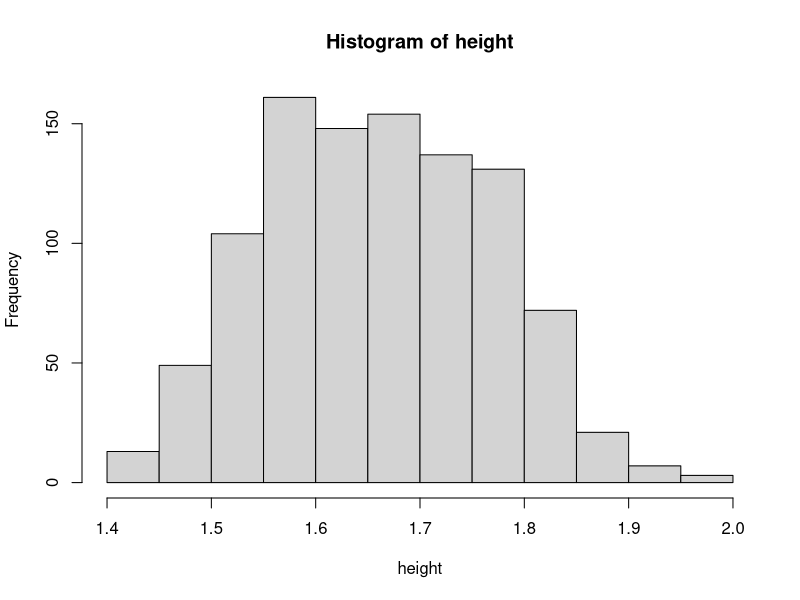

Write R code to recreate this figure.
## ---- chunk 1
set.seed(201505) # To reproduce the same "random" numbers
# These are actual estimated values from the NHANES study.
# We will take these as the true means and standard deviations 
true_mean_men <- 1.74#m
true_mean_women <- 1.58#m
true_sd_men <- 0.08#m
true_sd_women <- 0.07#m

# Generate fake data from the mixture distribution
n <- 1000 # Sample size
true_sex <- rbinom(n, size = 1, prob=0.5) + 1
# Height is normally distributed but with different means and stdevs for men and women.
height <- rnorm(n, c(true_mean_men, true_mean_women)[true_sex], 
                c(true_sd_men, true_sd_women)[true_sex])

# Look at the data
hist(height)
## ---- chunk 2

runit <- function(maxit=3, sep_start=0.2) {
  
  # Choose some starting values. I choose inaccurate ones on purpose here
  guess_mean_men <- mean(height) + sep_start # We need to start with differences
  guess_mean_wom <- mean(height) - sep_start
  guess_sd_men <- sd(height)
  guess_sd_wom <- sd(height)
  
  cat("Iter:\tM:\tF:\tsd(M):\tsd(F):\t\n---------------------------------------\n")
  cat(sprintf("Start\t%1.2f\t%1.2f\t%1.3f\t%1.3f\n", 
              guess_mean_men, guess_mean_wom, 
              guess_sd_men, guess_sd_wom))
  
  for(it in 1:maxit) {
    # Posterior probability of being a man is the estimated proportion of the 
    #    overall height of the probability curve for men+women 
    #    that is made up by the probability curve for men:
    pman <- dnorm(height, mean = guess_mean_men, sd = guess_sd_men)
    pwom <- dnorm(height, mean = guess_mean_wom, sd = guess_sd_wom)
    
    post <- pman / (pman + pwom)
    
    # The means and standard deviations for the groups of men and women are
    #    obtained simply by using the posterior probabilities as weights. 
    # E.g. somebody with posterior 0.8 of being a man is counted 80% towards
    #    the mean of men, and 20% towards that of women.
    guess_mean_men <- weighted.mean(height, w = post)
    guess_mean_wom <- weighted.mean(height, w = 1-post)
    
    guess_sd_men <- sqrt(weighted.mean((height - guess_mean_men)^2, w = post))
    guess_sd_wom <- sqrt(weighted.mean((height - guess_mean_wom)^2, w = 1-post))
    
    # Output some of the results
    cat(sprintf("%d\t%1.2f\t%1.2f\t%1.3f\t%1.3f\n", it,
                guess_mean_men, guess_mean_wom, 
                guess_sd_men, guess_sd_wom))
  }
  
  return(post) # Return the posterior probability of being a man
}
## ---- chunk 3

## Run the model!

# Use height data to run the EM algorithm that estimates the means and stdevs of
#    interest. Some intermediate output will be written to the screen.
post <- runit(maxit=5, sep_start=0.2)
## ---- chunk 4
sex <- as.factor(true_sex)
# Guess woman if posterior probability of being a man is less than 50%:
guess_person_sex <- as.factor(post < 0.5) 
levels(sex) <- levels(guess_person_sex) <- c("Man", "Woman")

knitr::kable(table(guess_person_sex, true_sex))
## ---- chunk 5
table(guess_person_sex, true_sex) |>
  prop.table(2) |>
  knitr::kable(digits = 4)
## ---- chunk 6
count_guesses <- tabulate(guess_person_sex)

tab <- rbind(
  tapply(post, guess_person_sex, mean), 
  tapply(1 - post, guess_person_sex, mean))

# The table now estimates the probability of true class given guess. 
# We first recalculate this to a simple crosstable with counts.
t(tab * count_guesses) |> knitr::kable(digits = 1)
## ---- chunk 7
t(tab * count_guesses) |> 
  prop.table(2) |>
  knitr::kable(digits = 4)
## ---- chunk 8
# Do the same as above with the flexmix library:
library(flexmix)
height_fit_flexmix <- flexmix(height ~ 1, k = 2)
parameters(height_fit_flexmix)
## ---- chunk 9
height_fit_flexmix <- stepFlexmix(height ~ 1, k = 2, nrep = 100)
parameters(height_fit_flexmix)

## ---- chunk 10

# Or using the mclust library
library(mclust)
height_fit_mclust <- Mclust(height)
summary(height_fit_mclust, parameters = TRUE)
